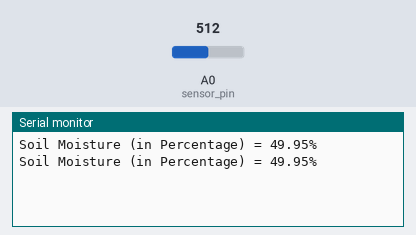
Recording of a sketch running on a simulated Arduino Uno, built with avr-gcc and run on an emulated ATmega328P. On the bench: the last lines printed to the serial monitor. The test bench sets the inputs (shaded band); at power-on: A0 (sensor_pin) = 512.

Above: at 1.8 s.
1.9 s: A0 (sensor_pin) set to 716
At 2.7 s:
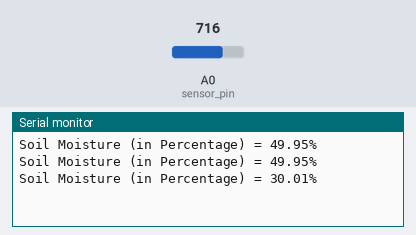
3.4 s: A0 (sensor_pin) set to 900
At 4.8 s:
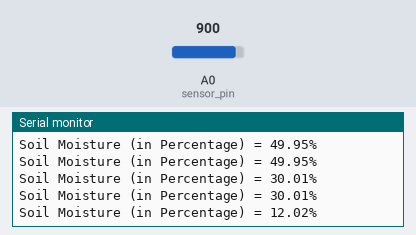
Timing chart, 0 to 6.4 s (numbered marks = the images above; inputs shaded):
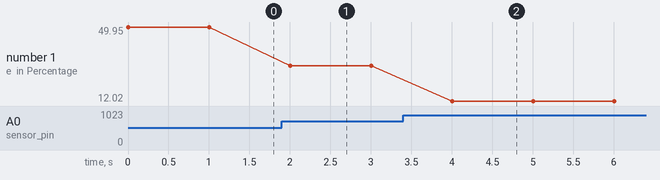

Measured:
- after the input at 1.9 s, the serial monitor: prints a new line after 0.10 s (image 1)
- after the input at 3.4 s, the serial monitor: prints a new line after 0.60 s (image 2)
- plotted number 1: 49.95 → 30.01 after the input at 1.9 s, 30.01 → 12.02 after the input at 3.4 s

The sketch:

Minggu4-acara8.ino
```cpp
const int sensor_pin = A0;   // Connect Soil moisture analog sensor pin to A0 of NodeMCU/Arduino

void setup() {
  Serial.begin(9600);  // Define baud rate for serial communication
}

void loop() {
  float moisture_percentage;

  moisture_percentage = (100.00 - ((analogRead(sensor_pin) / 1023.00) * 100.00));

  Serial.print("Soil Moisture (in Percentage) = ");
  Serial.print(moisture_percentage);
  Serial.println("%");

  delay(1000);
}
```
